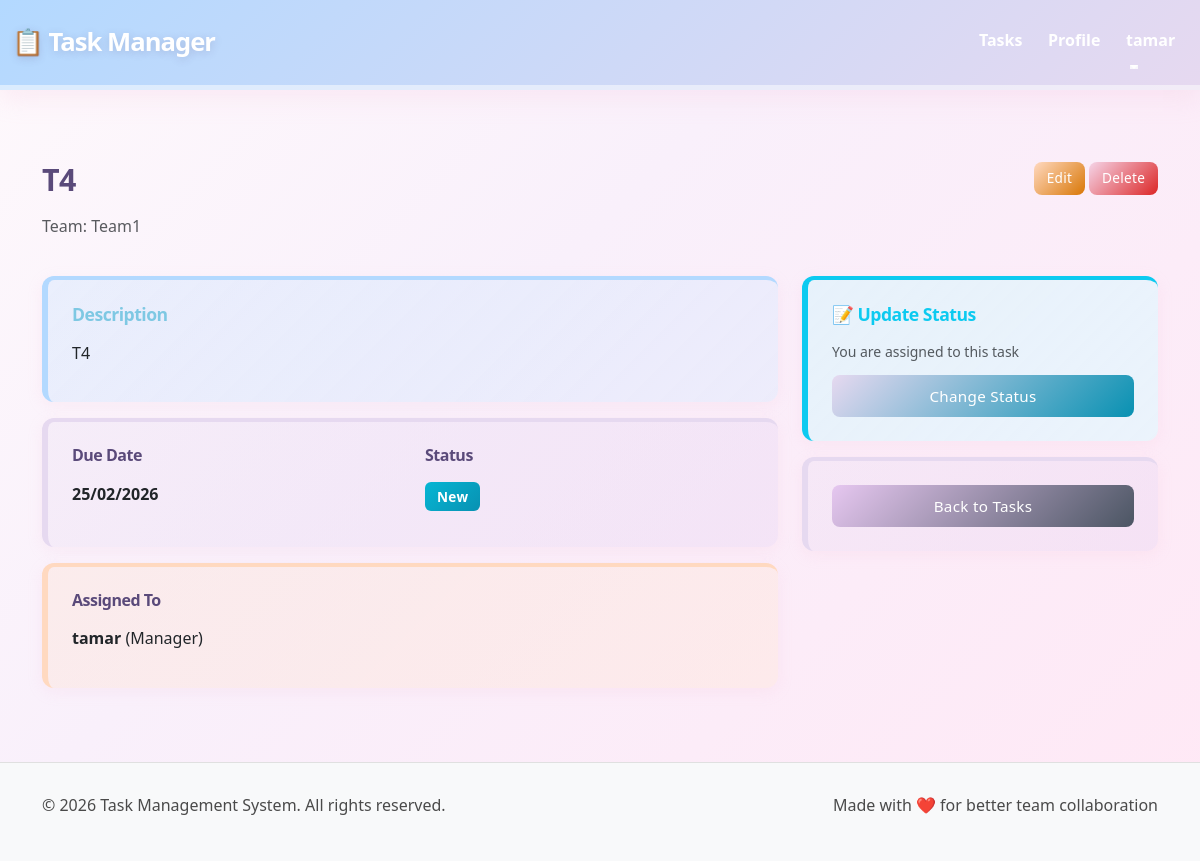
/tasks/14/ (signed in), run on an earlier commit of the app's database.
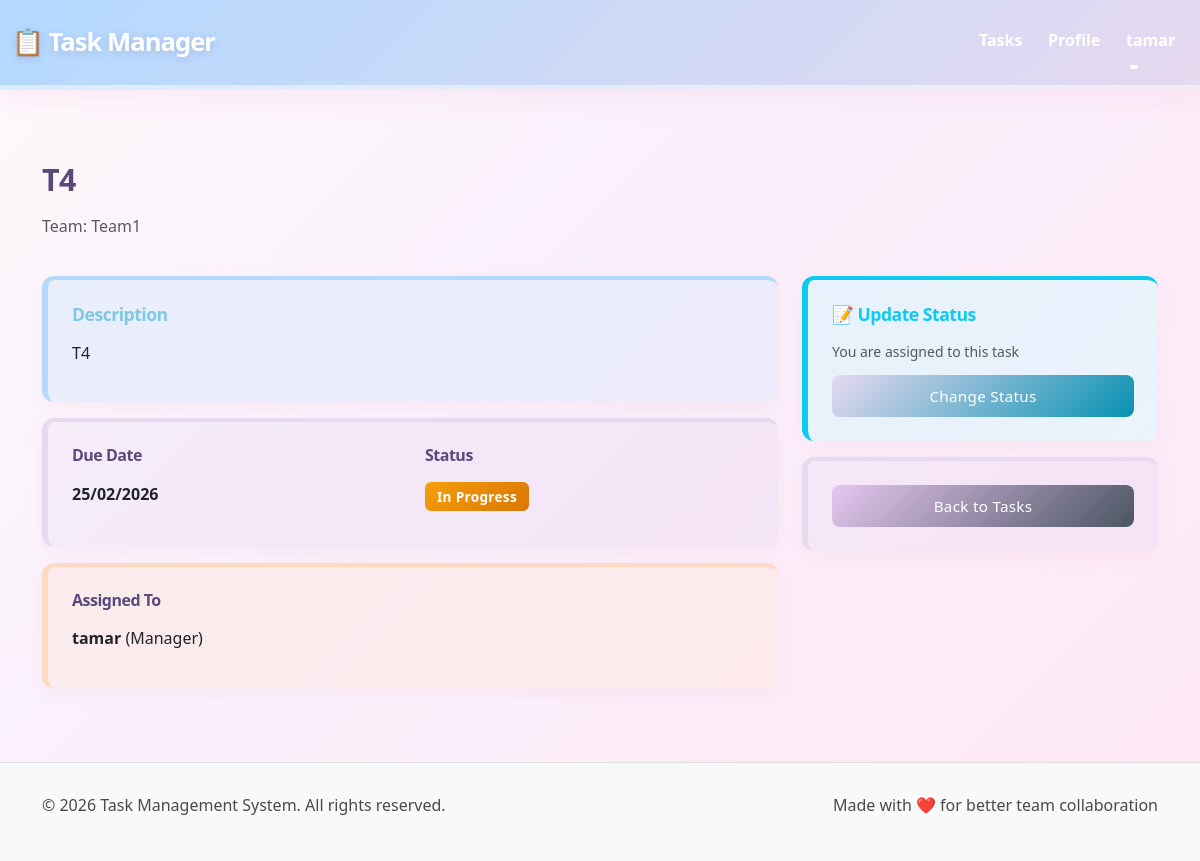
And on a later commit of the database.
### App1/models.py (models this page shows, shortened)
class Task(models.Model):
    STATUS_CHOICES = [
        ('New', 'New'),
        ('In Progress', 'In Progress'),
        ('Completed', 'Completed'),
    ]
    title = models.CharField(max_length=200)
    description = models.TextField()
    due_date = models.DateField()
    status = models.CharField(max_length=20, choices=STATUS_CHOICES, default='New')
    team = models.ForeignKey(Team, on_delete=models.CASCADE, related_name='tasks')
    assigned_to = models.ForeignKey(CustomUser, on_delete=models.SET_NULL, null=True, blank=True, related_name='assigned_tasks')
    class Meta:
        verbose_name = "Task"
        verbose_name_plural = "Tasks"
        ordering = ['due_date'] #חוסך מיון לפי תאריך

class Team(models.Model):
    name = models.CharField(max_length=100, unique=True)
    class Meta:
        verbose_name = "Team"
        verbose_name_plural = "Teams"

class CustomUser(AbstractUser):
    ROLE_CHOICES = [
        ('Manager', 'Manager'),
        ('Employee', 'Employee'),
    ]
    team = models.ForeignKey(Team, on_delete=models.SET_NULL, null=True, blank=True, related_name='members')
    role = models.CharField(max_length=10, choices=ROLE_CHOICES, default='Employee')

### App1/views.py (the view)
# urls.py: path('tasks/<int:id>/', views.task_detail, name='task_detail'),
@login_required(login_url='login')
def task_detail(request, id):
    task = get_object_or_404(Task, pk=id)
    user = request.user
    if task.team != user.team:
        return redirect('task_list')
    is_assigned = task.assigned_to == user
    is_manager = user.role == 'Manager'
    context = {
        'task': task,
        'is_assigned': is_assigned,
        'is_manager': is_manager,
    }
    return render(request, 'tasks/task_detail.html', context)

### App1/templates/tasks/task_detail.html (shortened to what this page needs)
{% extends 'base.html' %}
{% load static %}
{% block content %}
<div class="container mt-5">
    <div class="row mb-4">
        <div class="col-md-8">
            <h2>{{ task.title }}</h2>
            <p class="text-muted">Team: {{ task.team.name }}</p>
        </div>
        <div class="col-md-4 text-end">
            {% if is_manager and task.status == 'New' %}
                <a href="{% url 'edit_task' task.id %}" class="btn btn-warning btn-sm">Edit</a>
                <a href="{% url 'delete_task' task.id %}" class="btn btn-danger btn-sm">Delete</a>
            {% endif %}
        </div>
    </div>
    <div class="row">
        <div class="col-md-8">
            <div class="card mb-3">
                <div class="card-body">
                    <h5 class="card-title">Description</h5>
                    <p>{{ task.description }}</p>
                </div>
            </div>
            <div class="card mb-3">
                <div class="card-body">
                    <div class="row">
                        <div class="col-md-6">
                            <h6>Due Date</h6>
                            <p><strong>{{ task.due_date|date:"d/m/Y" }}</strong></p>
                        </div>
                        <div class="col-md-6">
                            <h6>Status</h6>
                            <p>
                                <span class="badge bg-{% if task.status == 'New' %}info{% elif task.status == 'In Progress' %}warning{% else %}success{% endif %}">
                                    {{ task.status }}
                                </span>
                            </p>
                        </div>
                    </div>
                </div>
            </div>
            <div class="card">
                <div class="card-body">
                    <h6>Assigned To</h6>
                    <p>
                        {% if task.assigned_to %}
                            <strong>{{ task.assigned_to.username }}</strong> ({{ task.assigned_to.get_role_display }})
                        {% else %}
                            <span class="text-muted">❌ Unassigned</span>
                        {% endif %}
                    </p>
                </div>
            </div>
        </div>
        <div class="col-md-4">
            {% if is_assigned %}
                <div class="card bg-light border-info mb-3">
                    <div class="card-body">
                        <h6 class="card-title text-info">📝 Update Status</h6>
                        <p class="text-muted small">You are assigned to this task</p>
                        <a href="{% url 'update_task_status' task.id %}" class="btn btn-info w-100">
                            Change Status
                        </a>
                    </div>
                </div>
            {% endif %}
            <div class="card">
                <div class="card-body">
                    <a href="{% url 'task_list' %}" class="btn btn-secondary w-100">Back to Tasks</a>
                </div>
            </div>
        </div>
    </div>
</div>
{% endblock %}

What changed in the data, as far as the page shows it:
changed Task "Team1": status "New" → "In Progress"
Also different on the page:
text no longer shown: "Edit Delete"
